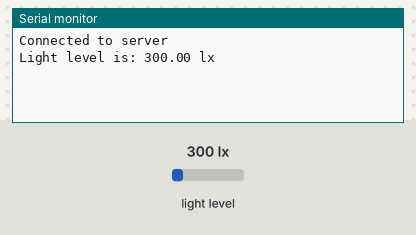
Simulated run of this sketch. Board: Arduino MKR. On the bench: the last lines printed to the serial monitor. The inputs (shaded band) are chosen by the test bench; at power-on: light level 300 lx. WiFi joins after 1.5 s; servers stay silent unless stated; web services answer with replies made up by the test bench; not simulated (calls return 0 or success): secrets.h.

Above: at 2.9 s.
3.0 s: light level set to 315 lx
At 12.8 s:
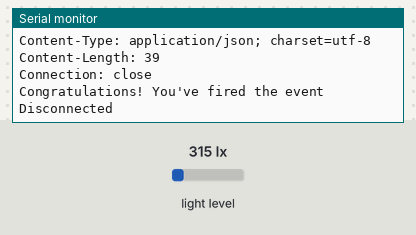
13.2 s: light level set to 40 lx
At 22.8 s:
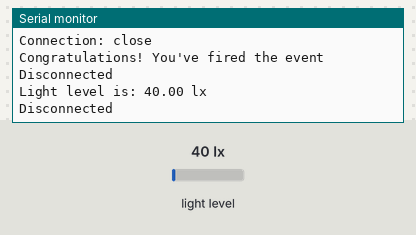

The sketch:

SIT210_TASK3.1P.ino
```cpp
#include <WiFiNINA.h>
#include "secrets.h"
#include <BH1750.h>
#include <Wire.h>

// Pin connections for Arduino Uno:
// VCC -> 5V (or 3.3V)
// GND -> Ground
// SDA -> A4
// SCL -> A5

BH1750 lightMeter;


//private data in secrets.h
char ssid[] = SECRET_SSID;
char pass[] = SECRET_PASSWORD;

WiFiClient client;

char   HOST_NAME[] = "maker.ifttt.com";
String PATH_NAME = "/trigger/IFTTT trigger light sensor/with/key/bK8KiH8YCjnLFGSJfURUmX";
String queryString = "?value1=57&value2=25";

bool aboveLimit = false;
int limit = 300;
unsigned long lightExposureBegining = 0;
unsigned long lightExposureTime = 0;
unsigned long lastResetTime = 0;
unsigned long currentTime;


void setup() {
  // initialize WiFi connection
  WiFi.begin(ssid, pass);

  Serial.begin(9600);
  while (!Serial);

  Wire.begin();
  lightMeter.begin();

  if (client.connect(HOST_NAME, 80)) {
    Serial.println("Connected to server");
  }
  else {
    Serial.println("connection failed");
  }

  unsigned totalTime = millis();
}
void sendNotification(String event, float lux) {
  String queryString = "?value1=" + event + "&value2=" + String(lux) + " lx";


  client.println("GET " + PATH_NAME + queryString + " HTTP/1.1");
  client.println("Host: " + String(HOST_NAME));
  client.println("Connection: close");
  client.println();

  // Wserver response
  while (client.connected()) {
    if (client.available()) {
      char c = client.read();
      Serial.print(c);
    }
  }

  client.stop();
  Serial.println();
  Serial.println("Disconnected");
}


void loop() {

  currentTime = millis();

   if (currentTime - lastResetTime >= 86400000) {
    lightExposureTime = 0;
    lastResetTime = currentTime;
  }

  float lux = lightMeter.readLightLevel();

  if (lux < 0){
    Serial.println("Light sensor failure");
  }
  else{
  Serial.print("Light level is: ");
  Serial.print(lux);
  Serial.println(" lx");
  //send a notification if sunlight has occured and passed limit
  if (lux > limit && !aboveLimit) {
    lightExposureBegining = currentTime;
    sendNotification("Sunlight detected", lux);
    aboveLimit = true;

  } else if (lux <= limit && aboveLimit) {
    unsigned long lightExposureEnd = currentTime; // Log the end time of the exposure
    lightExposureTime += (lightExposureEnd - lightExposureBegining) / 1000; // Update total exposure time in seconds
    sendNotification("Sunlight stopped", lux);
    aboveLimit = false;
  }

   //notify the light exposure at the end of each day
    if (lightExposureTime >= 7200) { // 7200 seconds = 2 hours
      sendNotification("Daily sunlight exposure", lightExposureTime / 60);
      lightExposureTime = 0; // reset light exposure time as the day is complete

  }


  delay(10000); // check every 10 sec
}


}
```

Measured:
- the behaviour switches between 300 and 301 lx on light level (found by bisection; images 0 and 1)
- after the input at 3.0 s, the serial monitor: prints a new line after 8.7 s (image 1)
- after the input at 13.2 s, the serial monitor: prints a new line after 8.6 s (image 2)
